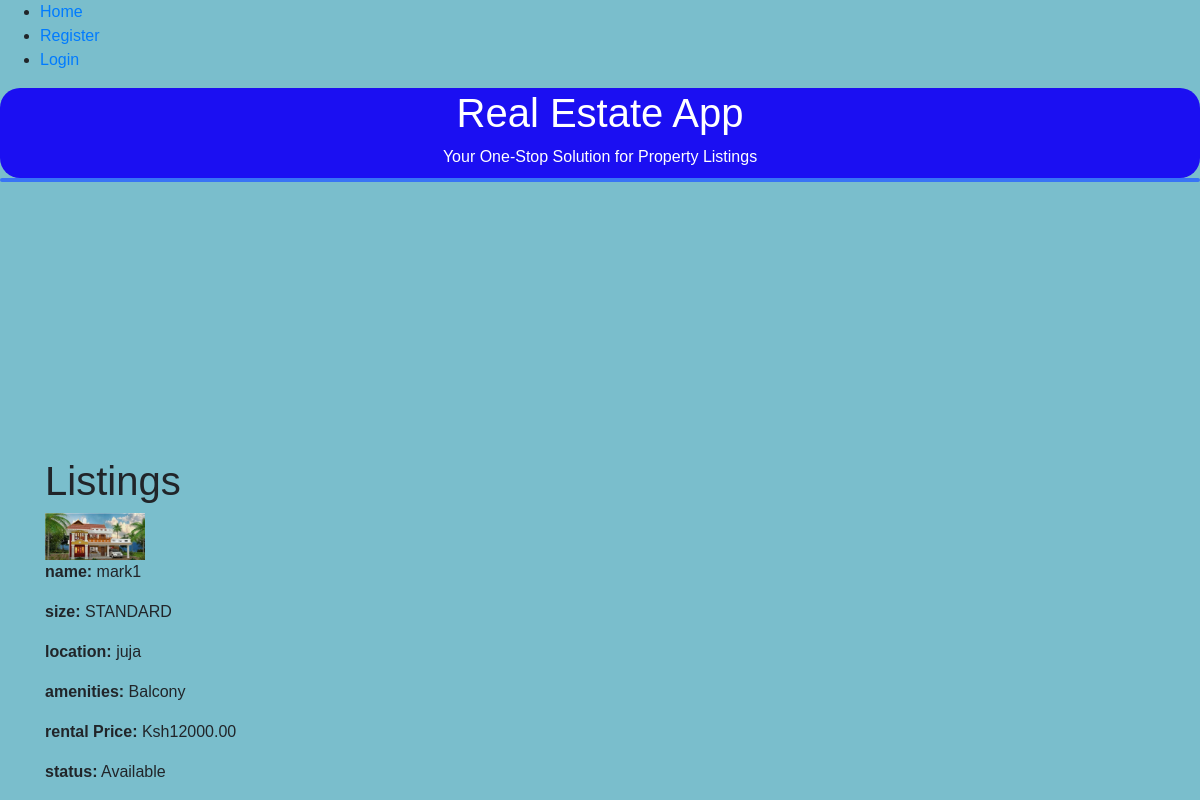
The app's page /retrieve_listing/1/, older data.
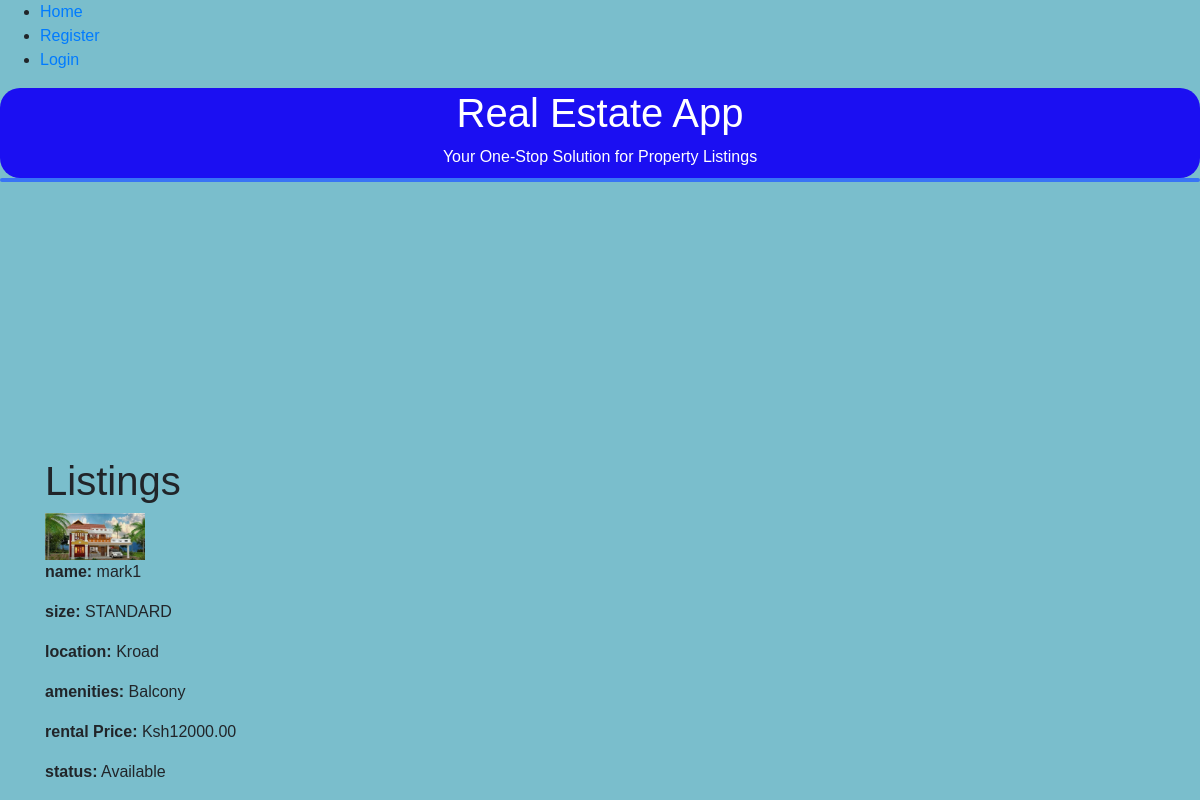
The same page, newer data.
### coreApp/models.py (models this page shows, shortened)
class Property_model(models.Model):
    user = models.ForeignKey(User, on_delete=models.CASCADE, related_name='property')
    property_name = models.CharField(max_length=255)
    location = models.CharField(max_length=50)
    image = models.ImageField(blank=True, null=True)
    rental_price = models.DecimalField(max_digits=10, decimal_places=2)
    security_deposit = models.DecimalField(max_digits=10, decimal_places=2)
    start_date = models.start_date = datetime.now()
    end_date = models.end_date = datetime.now()
    duration = models.DurationField()
    date_paid = models.DateField(blank=True, null=True)
    AMENITIES_CHOICES = [
        ('Balcony','Balcony'),
        ('Gym','Gym'),
        ('SwimmingPool','SwimmingPool')]
    STATUS_CHOICES=[
        ('Available','Available'),
        ('Occupied', 'Occupied') ]
    HOUSE_SIZE = [('STANDARD','STANDARD'),
                  ('Spacious','Spacious')]
    TYPE_OF_HOUSE =[('Singleroom','Singleroom'),
                    ('Bedsitter','Bedsitter'),
                    ('Onebedroom','Onebedroom'),
                    ('Twobedroom','Twobedroom'),
                    ('Threebedroom','Threebedroom'),
                    ('Fourbedroom','Fourbedroom'),
                    ('Studio','Studio'),
                    ('Commercialshops','Commercialshops')]
    amenities = models.TextField(choices=AMENITIES_CHOICES)
    status = models.TextField(choices=STATUS_CHOICES)
    house_type = models.CharField(max_length=50,choices=TYPE_OF_HOUSE)
    size = models.CharField(max_length=50,choices=HOUSE_SIZE)

### coreApp/views.py (the view)
# urls.py: path('retrieve_listing/<int:pk>/', listing_retrieve, name ='retrieve_listing'),
def listing_retrieve(request, pk):
    listing = Property_model.objects.get(id=pk)
    context = {
        "listing": listing
    }
    return render (request,"listing_retrieve.html", context)

### coreApp/templates/listing_retrieve.html (shortened to what this page needs)
{% include 'commons/base.html' %}
{% block content %}
<div class="container">
    <h1>Listings</h1>
    <div class="listings">
            <div class="listing">
                <img src="{{ listing.image.url }}" alt="{{ listing.property_name }}" width="100">
                <p><strong>name:</strong> {{ listing.property_name }}</p>
                <p><strong>size:</strong> {{ listing.size }}</p>
                <p><strong>location:</strong> {{ listing.location }}</p>
                <p><strong>amenities:</strong> {{ listing.amenities }}</p>
                <p><strong>rental Price:</strong> Ksh{{ listing.rental_price }}</p>
                <p><strong>status:</strong> {{ listing.status }}</p>
            </div>
    </div>
</div>
{% endblock %}

Row changes from the older to the newer data that the page shows:
changed Property_model "mark1": location "juja" → "Kroad"
